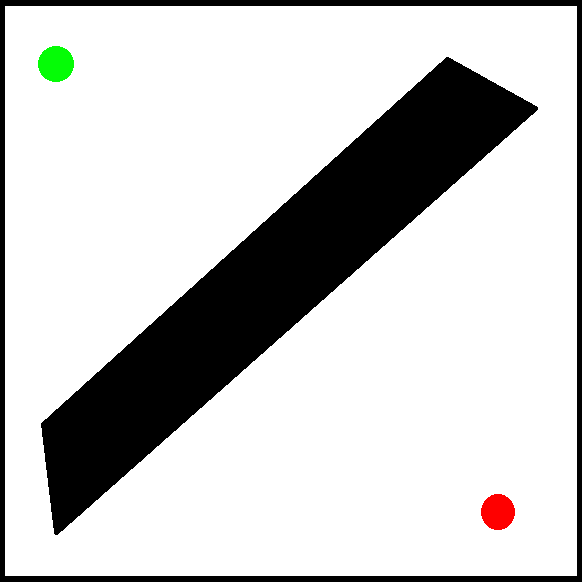
#> input picture Lab5/mazes/maze1.bmp, 582 x 582 px; its folder holds only this picture in this run
$ python main.py
#> lines starting #> are read from the running program, lines starting #| are printed output that depends on the picture; after the words box and inside, x2 and y2 are one past the last pixel; in counts of white or black regions, pixels touching at a corner belong together
### Lab5/maze.py
from skimage import io, transform, color, measure, morphology
import numpy as np
import matplotlib.pyplot as plt
from PIL import Image
import os

class Maze:
	"""
	Clase que se utiliza para cargar, procesar y visualizar laberintos a partir de imagenes.
	Esta clase maneja la conversion de imagenes a una representacion de laberinto discretizado,
	identificando areas de inicio y fin basadas en colores especificos, y permite la visualizacion
	del laberinto procesado.

	Attributes:
	----------
		img_path : str
			Ruta al archivo de imagen del laberinto.
		new_size :int
			Dimension al cual se redimensionara la imagen, manteniendo un aspecto cuadrado.
		downscaled_maze : ndarray
			Matriz a color del laberinto redimensionado.
		labyrinth : ndarray
			Matriz binaria del laberinto, donde 1 representa paredes y 0 caminos libres.
		start_point : tuple
			Coordenadas (y, x) del punto de inicio en el laberinto.
		end_points : list
			Lista de coordenadas (y, x) que representan los puntos finales del laberinto.
	"""

	def __init__(self, img_path, new_size):
		self.img_path = img_path
		self.new_size = new_size
		self.downscaled_maze = self.load_and_rescale()
		self.labyrinth, self.start_point, self.end_points = self.process_maze()
		self.name = os.path.splitext(os.path.basename(img_path))[0]


	def load_and_rescale(self):
		raw_maze = io.imread(self.img_path)[:, :, :3]
		downscaled_maze = transform.resize(raw_maze, (self.new_size, self.new_size), anti_aliasing=False)
		return downscaled_maze


	def find_closest_to_center(self, mask, center):
		y, x = np.where(mask)
		if len(y) == 0:
			return None
		positions = np.array([y, x]).T
		distances = np.sqrt(((positions - center) ** 2).sum(axis=1))
		closest_position_idx = np.argmin(distances)
		return (y[closest_position_idx], x[closest_position_idx])


	def find_finish_positions(self, mask_green, label_green, center, props_green):
		closest_positions = []
		for prop in props_green:
			specific_region_mask = (label_green == prop.label)
			closest_position = self.find_closest_to_center(specific_region_mask, center)
			if closest_position:
				closest_positions.append(closest_position)
		return closest_positions


	def identify_areas(self):
		hsv_maze = color.rgb2hsv(self.downscaled_maze)
		red_lower1_hsv, red_upper1_hsv = (0, 0.6, 0.6), (0.05, 1, 1)
		red_lower2_hsv, red_upper2_hsv = (0.95, 0.6, 0.6), (1, 1, 1)
		green_lower_hsv, green_upper_hsv = (0.2, 0.4, 0.4), (0.45, 1, 1)

		mask_red = ((hsv_maze[:, :, 0] >= red_lower1_hsv[0]) & (hsv_maze[:, :, 0] <= red_upper1_hsv[0]) & (hsv_maze[:, :, 1] >= red_lower1_hsv[1]) & (hsv_maze[:, :, 2] >= red_lower1_hsv[2])) | ((hsv_maze[:, :, 0] >= red_lower2_hsv[0]) & (hsv_maze[:, :, 0] <= red_upper2_hsv[0]) & (hsv_maze[:, :, 1] >= red_lower2_hsv[1]) & (hsv_maze[:, :, 2] >= red_lower2_hsv[2]))
		mask_green = ((hsv_maze[:, :, 0] >= green_lower_hsv[0]) & (hsv_maze[:, :, 0] <= green_upper_hsv[0]) & (hsv_maze[:, :, 1] >= green_lower_hsv[1]) & (hsv_maze[:, :, 2] >= green_lower_hsv[2]))

		mask_red_clean = morphology.closing(mask_red, morphology.square(3))
		mask_green_clean = morphology.closing(mask_green, morphology.square(3))

		label_red = measure.label(mask_red_clean)
		label_green = measure.label(mask_green_clean)
		props_green = measure.regionprops(label_green)

		center_of_image = (self.downscaled_maze.shape[0] // 2, self.downscaled_maze.shape[1] // 2)

		closest_start_position = self.find_closest_to_center(mask_red, center_of_image)
		closest_goal_positions = self.find_finish_positions(mask_green, label_green, center_of_image, props_green)

		return closest_start_position, closest_goal_positions


	def binarize_maze_matrix(self):
		gray_maze = color.rgb2gray(self.downscaled_maze)
		binary_maze = gray_maze > 0.1
		return binary_maze


	def adjust_maze_matrix(self, binary_maze, start_position, goal_positions):
		maze_matrix = binary_maze.astype(int)
		padded_maze_matrix = np.pad(maze_matrix, pad_width=1, mode='constant', constant_values=0)
		adjusted_start_position = (start_position[0] + 1, start_position[1] + 1)
		adjusted_goal_positions = [(pos[0] + 1, pos[1] + 1) for pos in goal_positions]
		return padded_maze_matrix, adjusted_start_position, adjusted_goal_positions


	def process_maze(self):
		closest_start_position, closest_goal_positions = self.identify_areas()
		binary_maze = self.binarize_maze_matrix()
		padded_maze_matrix, adjusted_start_position, adjusted_goal_positions = self.adjust_maze_matrix(binary_maze, closest_start_position, closest_goal_positions)
		return padded_maze_matrix, adjusted_start_position, adjusted_goal_positions


	# [12 lines left out: function visualize, not called in this run]

	def animate_paths(self, paths, upscale, search_type, fps):
		path_colors = [
			(255, 105, 180),  # Rosado
			(12, 183, 242),   # Celeste
			(255, 165, 0)     # Naranja
		]

		height, width = self.labyrinth.shape
		color_labyrinth = np.zeros((height, width, 3), dtype=np.uint8)
		color_labyrinth[self.labyrinth == 1] = [255, 255, 255]
		frames = []

		scale_factor = upscale
		print("Generando frames escalados de la animacion...")
		for path_index, path in enumerate(paths):
			color = path_colors[path_index % len(path_colors)]
			for point in path:
				color_labyrinth[point[0], point[1]] = color
				color_labyrinth[self.start_point[0], self.start_point[1]] = [255, 0, 0]
				for goal in self.end_points:
					color_labyrinth[goal[0], goal[1]] = [0, 255, 0]

					resized_image = transform.resize(color_labyrinth, (height * scale_factor, width * scale_factor),
										   anti_aliasing=True, mode='reflect', preserve_range=True, order=0).astype(np.uint8)

					img = Image.fromarray(resized_image, 'RGB')
					frames.append(img)

		if frames:
			solutions_folder = 'solutions'
			if not os.path.exists(solutions_folder):
				os.makedirs(solutions_folder)
			print("Generando GIF...")
			gif_name = os.path.join(solutions_folder, f"{self.name.split('.')[0]}_{search_type}.gif")
			frames[0].save(gif_name, format="GIF", append_images=frames[1:], save_all=True, duration=fps, loop=0)
			print(f"GIF guardado como: {gif_name}")

### Lab5/GraphSearch.py
from typing import List, Tuple
from maze import Maze
from abc import ABC, abstractmethod


class GraphSearch(ABC):
    def __init__(self, maze: Maze):
        self.matrix = maze.labyrinth
        self.start = maze.start_point
        self.end_points = maze.end_points

    # [47 lines left out: functions solve, _actions, get_path, get_goals, get_start, get_matrix, not called in this run]

### Lab5/BreadthFirstSearch.py
from typing import List, Tuple

from GraphSearch import GraphSearch
from maze import Maze


class BreadthFirstSearch(GraphSearch):
    def __init__(self, maze: Maze):
        super().__init__(maze)
        self.current = None
        self.visited = set()
        self.queue = [self.start]
        self.parents = {}

    def solve(self) -> List[List[Tuple[int, int]]]:
        paths = []
        print("Aplicando algoritmo BFS...")
        for goal in self.end_points:
            path = self._reach_goal(goal)
            paths.append(path)
        print("Caminos encontrados:")
        return paths

    def _reach_goal(self, goal: Tuple[int, int]) -> List[Tuple[int, int]]:
        to_run = True

        while self.queue and to_run:
            self.current = self.queue.pop(0)

            neighbors = self._actions(self.current[0], self.current[1])
            for neighbor in neighbors:
                if neighbor not in self.visited:
                    self.queue.append(neighbor)
                    self.visited.add(neighbor)
                    self.add_parent(self.current, neighbor)

                    if neighbor == goal:
                        to_run = False
                        break

        return self._backtrack(goal)

    def _backtrack(self, goal: Tuple[int, int]) -> List[Tuple[int, int]]:
        path = []
        if goal in self.parents:
            path.append(goal)
            curr = goal

            while curr != self.start:
                curr = self.parents[curr]
                path.append(curr)

            path.reverse()

        return path

    def add_parent(self, parent: Tuple[int, int], child: Tuple[int, int]):
        self.parents[child] = parent

    def _actions(self, x: int, y: int) -> List[Tuple[int, int]]:
        neighbors = [(x + 1, y), (x - 1, y), (x, y + 1), (x, y - 1)]
        new_neighbors = []
        for neighbor in neighbors:
            if self.matrix[neighbor[0]][neighbor[1]] == 1:
                new_neighbors.append(neighbor)

        return new_neighbors

    def get_path(self) -> List[Tuple[int, int]]:
        pass

### Lab5/DepthFirstSearch.py
from typing import List, Tuple
from GraphSearch import GraphSearch
from maze import Maze


class DepthFirstSearch(GraphSearch):
    def __init__(self, maze: Maze):
        super().__init__(maze)
        self.visited = set()
        self.path = []
        self.current = self.start

    def solve(self) -> List[List[Tuple[int, int]]]:
        solutions = []
        print("Aplicando algoritmo DFS...")
        for goal in self.end_points:
            path = self.reach_goal(goal)
            solutions.append(path)
            self._reset()
        print("Caminos encontrados:")
        return solutions

    def _reset(self):
        self.path = []
        self.visited = set()
        self.current = self.start

    def reach_goal(self, goal: Tuple[int, int]) -> List[Tuple[int, int]]:
        keep_searching = True

        while self.current != goal and keep_searching:
            self.visited.add(self.current)
            self.path.append(self.current)
            neighbors = self._actions(self.current[0], self.current[1])

            if all(neighbor in self.visited for neighbor in neighbors) or not neighbors:
                keep_searching = self._backtrack()
                continue

            for neighbor in neighbors:
                if neighbor not in self.visited:
                    self.current = neighbor
                    break

        return self.path

    def get_path(self) -> List[Tuple[int, int]]:
        return self.path

    def _actions(self, x: int, y: int) -> List[Tuple[int, int]]:
        neighbors = [(x + 1, y), (x - 1, y), (x, y + 1), (x, y - 1)]
        new_neighbors = []
        for neighbor in neighbors:
            if self.matrix[neighbor[0]][neighbor[1]] == 1:
                new_neighbors.append(neighbor)

        return new_neighbors

    def _backtrack(self) -> bool:
        """Backtracks to the last cell with unvisited neighbors.
            if it is not possible to backtrack, returns False
        """
        try:
            self.path.pop()
            self.current = self.path.pop()
            return True
        except IndexError:
            return False

### Lab5/A_star.py
from typing import List, Tuple
from GraphSearch import GraphSearch
from maze import Maze
import heapq

class AStar(GraphSearch):
    def __init__(self, maze: Maze):
        super().__init__(maze)
        self.paths = []
        self.frontier = []
        self.cost_so_far = {}
        self.came_from = {}

    def solve(self, heuristic_func) -> List[Tuple[int, int]]:
        start = self.start
        goal = self.end_points[0]  # Tomamos solo el primer punto final
        heapq.heappush(self.frontier, (0, start))
        self.cost_so_far[start] = 0
        print("Aplicando algoritmo A*...")
        while self.frontier:
            current_cost, current_node = heapq.heappop(self.frontier)

            if current_node == goal:
                break

            for next_node in self._actions(current_node[0], current_node[1]):
                new_cost = self.cost_so_far[current_node] + 1  # Coste uniforme en este caso

                if next_node not in self.cost_so_far or new_cost < self.cost_so_far[next_node]:
                    self.cost_so_far[next_node] = new_cost
                    priority = new_cost + heuristic_func(goal, next_node)
                    heapq.heappush(self.frontier, (priority, next_node))
                    self.came_from[next_node] = current_node

        path = self.reconstruct_path(start, goal)
        self.paths.append(path)
        print("Camino encontrado:")
        return self.paths

    def heuristic_manhattan(self, a: Tuple[int, int], b: Tuple[int, int]) -> float:
        # Heurística de distancia Manhattan
        return abs(a[0] - b[0]) + abs(a[1] - b[1])

    def heuristic_euclidean(self, a: Tuple[int, int], b: Tuple[int, int]) -> float:
        # Heurística de distancia euclidiana
        return ((a[0] - b[0]) ** 2 + (a[1] - b[1]) ** 2) ** 0.5

    def reconstruct_path(self, start: Tuple[int, int], goal: Tuple[int, int]) -> List[Tuple[int, int]]:
        current_node = goal
        path = []

        while current_node != start:
            path.append(current_node)
            current_node = self.came_from[current_node]

        path.append(start)
        path.reverse()
        return path

    def _actions(self, x: int, y: int) -> List[Tuple[int, int]]:
        neighbors = [(x + 1, y), (x - 1, y), (x, y + 1), (x, y - 1)]
        new_neighbors = []

        for neighbor in neighbors:
            if 0 <= neighbor[0] < len(self.matrix) and 0 <= neighbor[1] < len(self.matrix[0]) and self.matrix[neighbor[0]][neighbor[1]] == 1:
                new_neighbors.append(neighbor)

        return new_neighbors

    def get_path(self) -> List[Tuple[int, int]]:
        return self.path

### Lab5/main.py
from DepthFirstSearch import DepthFirstSearch
from BreadthFirstSearch import BreadthFirstSearch
from A_star import AStar
from maze import Maze
import os

def main():
	mazes_folder_path = "mazes"
	new_sizes = [20, 25, 31, 200]
	upscale_factors = [40, 30, 30, 5]
	fps_values = [100, 40, 35, 1]

	maze_files = os.listdir(mazes_folder_path)
	maze_count = len(maze_files)

	for i, (maze_file, new_size, upscale, fps) in enumerate(zip(maze_files, new_sizes, upscale_factors, fps_values)):
		img_path = os.path.join(mazes_folder_path, maze_file)
		maze = Maze(img_path, new_size)
		print("-" * 40)
		print(f"Procesando: {maze_file}")
		print("Matriz del Laberinto discretizado:")
		print(maze.labyrinth)
		print("\nPosicion de inicio:", maze.start_point)
		print("Posiciones de metas:", maze.end_points)
		print(f"Resolucion Discretizada: {new_size}x{new_size} pixeles")
		print(f"Factor de Escalado: x{upscale}")
		print(f"Duracion de frames: {fps}ms")

		print("\n","-" * 17, " BFS ", "-" * 18,"\n")
		bfs = BreadthFirstSearch(maze)
		paths_bfs = bfs.solve()
		print(paths_bfs)
		maze.animate_paths(paths_bfs, upscale, "BFS", fps)

		print("\n","-" * 17, " DFS ", "-" * 18,"\n")
		dfs = DepthFirstSearch(maze)
		paths_dfs = dfs.solve()
		print(paths_dfs)
		maze.animate_paths(paths_dfs, upscale, "DFS", fps)

		print("\n","-" * 18, " A* ", "-" * 18, "\n")
		a_star_eucl = AStar(maze)
		print("Heuristica Euclidiana","-"*15)
		paths_a_eucl = a_star_eucl.solve(a_star_eucl.heuristic_euclidean)
		print(paths_a_eucl)
		maze.animate_paths(paths_a_eucl, upscale, "A_Star_eucl", fps)

		print("\nHeuristica Manhattan","-"*15)
		a_star_m = AStar(maze)
		paths_a_man = a_star_m.solve(a_star_m.heuristic_manhattan)
		print(paths_a_man)
		maze.animate_paths(paths_a_man, upscale, "A_Star_man", fps)
		print("-" * 40,"\n"*5)

		if i < maze_count - 1:
			option = input("¿Desea continuar con el siguiente laberinto?\n(s para sí, cualquier otra tecla para no): ")
			if option.lower() != 's':
				print("Finalizando el programa.")
				break
			print("\n"*5)
#> this loop made 1 pass
#> (printed output is left out)
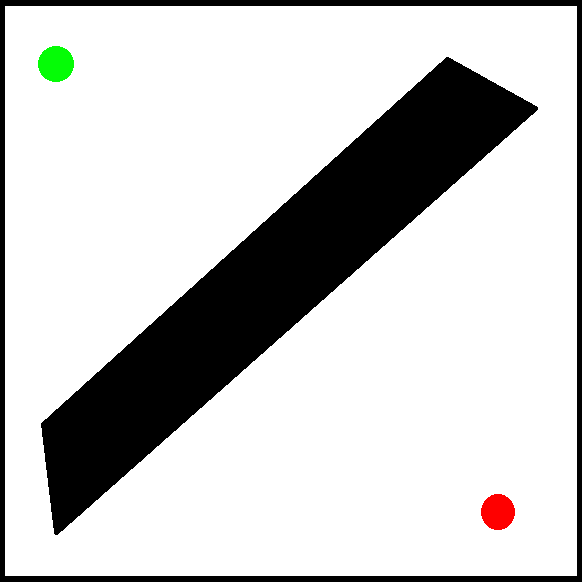
#> input picture Lab5/mazes/maze1.bmp, 582 x 582 px
#> pass 1, in load_and_rescale, `downscaled_maze = transform.resize(raw_maze, (self.new_size, self.new_..`:
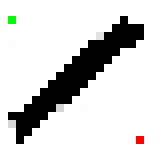
#> downscaled_maze: shape (20, 20, 3) float64 (shown 8 times larger); mean R, G, B 0.831, 0.831, 0.829
#> pass 1, in identify_areas, `mask_red = ((hsv_maze[:, :, 0] >= red_lower1_hsv[0]) & (hsv_maze[:, :,..`:
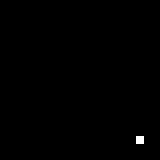
#> mask_red: shape (20, 20) bool (shown 8 times larger); 0.25% white in thin lines or dots, all inside (x1, y1, x2, y2) = (17, 17, 18, 18)
#> pass 1, in identify_areas, `mask_green = ((hsv_maze[:, :, 0] >= green_lower_hsv[0]) & (hsv_maze[:,..`:
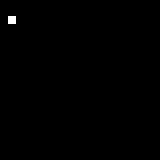
#> mask_green: shape (20, 20) bool (shown 8 times larger); 0.25% white in thin lines or dots, all inside (x1, y1, x2, y2) = (1, 2, 2, 3)

if __name__ == "__main__":
	main()
